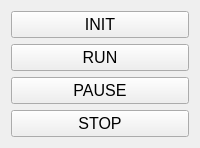
             <widget class="QWidget" name="ActionButtonsPage">
              <layout class="QVBoxLayout" name="verticalLayout_12">
               <item>
                <widget class="QPushButton" name="INITButton">
                 <property name="sizePolicy">
                  <sizepolicy hsizetype="Minimum" vsizetype="Preferred">
                   <horstretch>0</horstretch>
                   <verstretch>0</verstretch>
                  </sizepolicy>
                 </property>
                 <property name="font">
                  <font>
                   <pointsize>12</pointsize>
                  </font>
                 </property>
                 <property name="styleSheet">
                  <string notr="true"/>
                 </property>
                 <property name="text">
                  <string>INIT</string>
                 </property>
                </widget>
               </item>
               <item>
                <widget class="QPushButton" name="RunButton">
                 <property name="sizePolicy">
                  <sizepolicy hsizetype="Minimum" vsizetype="Preferred">
                   <horstretch>0</horstretch>
                   <verstretch>0</verstretch>
                  </sizepolicy>
                 </property>
                 <property name="font">
                  <font>
                   <pointsize>12</pointsize>
                  </font>
                 </property>
                 <property name="styleSheet">
                  <string notr="true"/>
                 </property>
                 <property name="text">
                  <string>RUN</string>
                 </property>
                </widget>
               </item>
               <item>
                <widget class="QPushButton" name="PauseButton">
                 <property name="sizePolicy">
                  <sizepolicy hsizetype="Minimum" vsizetype="Preferred">
                   <horstretch>0</horstretch>
                   <verstretch>0</verstretch>
                  </sizepolicy>
                 </property>
                 <property name="font">
                  <font>
                   <pointsize>12</pointsize>
                  </font>
                 </property>
                 <property name="styleSheet">
                  <string notr="true"/>
                 </property>
                 <property name="text">
                  <string>PAUSE</string>
                 </property>
                </widget>
               </item>
               <item>
                <widget class="QPushButton" name="StopButton">
                 <property name="sizePolicy">
                  <sizepolicy hsizetype="Minimum" vsizetype="Preferred">
                   <horstretch>0</horstretch>
                   <verstretch>0</verstretch>
                  </sizepolicy>
                 </property>
                 <property name="font">
                  <font>
                   <pointsize>12</pointsize>
                  </font>
                 </property>
                 <property name="styleSheet">
                  <string notr="true"/>
                 </property>
                 <property name="text">
                  <string>STOP</string>
                 </property>
                </widget>
               </item>
              </layout>
             </widget>
